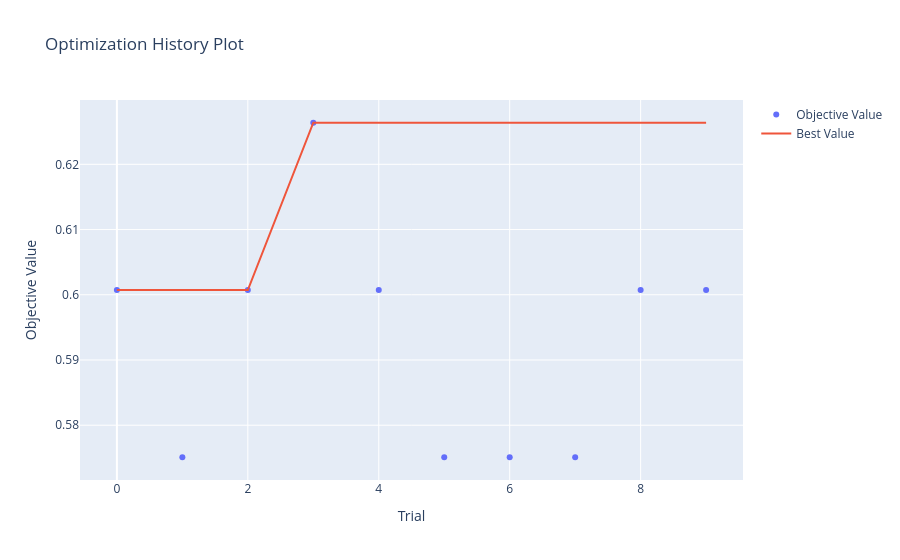

Notebook code cell kept with this figure:
### Code cell
plot_optimization_history(study).show()

### Figure 1 — Plotly figure (JSON) as saved in the notebook; plotly's stock layout.template omitted (floating-point values rounded to 4 significant figures)
{"data": [{"mode": "markers", "name": "Objective Value", "type": "scatter", "x": [0, 1, 2, 3, 4, 5, 6, 7, 8, 9], "y": [0.6007, 0.5751, 0.6007, 0.6264, 0.6007, 0.5751, 0.5751, 0.5751, 0.6007, 0.6007]}, {"mode": "lines", "name": "Best Value", "type": "scatter", "x": [0, 1, 2, 3, 4, 5, 6, 7, 8, 9], "y": [0.6007, 0.6007, 0.6007, 0.6264, 0.6264, 0.6264, 0.6264, 0.6264, 0.6264, 0.6264]}, {"marker": {"color": "#cccccc"}, "mode": "markers", "name": "Infeasible Trial", "showlegend": false, "type": "scatter", "x": [], "y": []}], "layout": {"title": {"text": "Optimization History Plot"}, "xaxis": {"title": {"text": "Trial"}}, "yaxis": {"title": {"text": "Objective Value"}}}}
